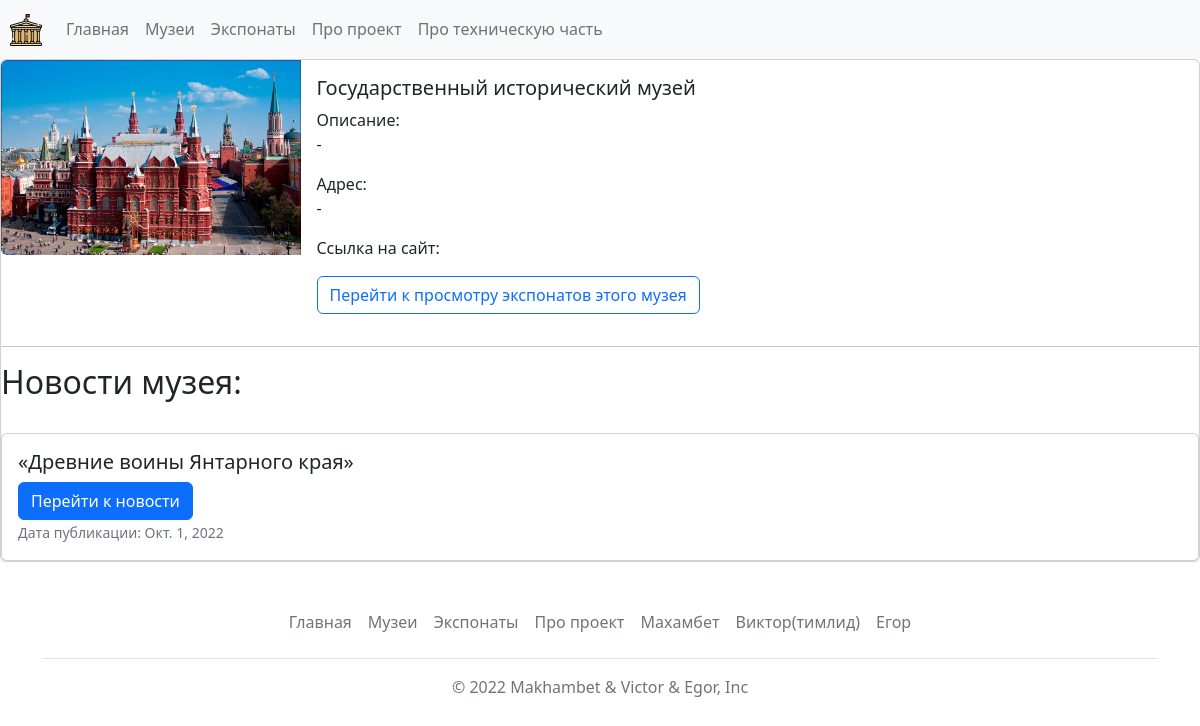
Page /museums/hm-mos-slug/ on the committed database.
### museums/models.py (models this page shows, shortened)
class Museum(BaseModelWithImage):
    address = models.TextField("адрес музея", blank=True)
    city = models.ForeignKey(
        City,
        on_delete=models.CASCADE,
        related_name="museums",
        verbose_name="город, в котором расположен текущий музей",
    )
    class Meta:
        verbose_name = "музей"
        verbose_name_plural = "музеи"

### events/models.py (models this page shows, shortened)
class MuseumEvent(BaseEventModel):
    museum = models.ForeignKey(
        Museum,
        on_delete=models.CASCADE,
        related_name="events",
        verbose_name="музей, в котором происходит это событие",
    )
    date = models.DateField("дата события")
    description = models.TextField("описание события")
    objects = MuseumEventManager()
    class Meta:
        verbose_name = "событие"
        verbose_name_plural = "события"

### museums/views.py (the view)
# urls.py: path("<slug>/", views.MuseumDetailView.as_view(), name="museum_detail"),
class MuseumDetailView(TemplateView):
    template_name = "museum/detail.html"
    def get(self, request, *args, **kwargs):
        museum = get_object_or_404(Museum, slug=kwargs["slug"])
        events = museum.events.order_by("date")
        context = {"museum": museum, "events": events}
        return self.render_to_response(context)

### templates/museum/detail.html
{% extends 'base.html' %}
{% block content %}
<div class="card mb-3">
  <div class="row g-0">
    <div class="col-md-3">
      <img class="img-fluid rounded-start" width="300" height="300" src="{{ museum.image.url }}" alt="Card image cap">
    </div>
    <div class="col-md-9">
      <div class="card-body">
        <h5 class="card-title">{{ museum.name }}</h5>
        <p class="card-text">Описание:<br>{{ museum.description|safe }}</p>
        <p class="card-text">Адрес:<br>{{ museum.address }}</p>
        <p class="card-text">Ссылка на сайт:<br><a href="{{ museum.link }}">{{ museum.link }}</a></p>
        <a href="{% url 'exhibits:exhibit_list' museum.slug %}" role="button" class="btn btn-outline-primary">Перейти к просмотру экспонатов этого музея</a>
      </div>
    </div>
  </div>
  <div>
    <hr>
    <h2>Новости музея:</h2>
    {% for event in events %}
      <br>
      {% include 'events/event_card.html' %}
      {% endfor %}
    </div>
</div>
{% endblock %}

### templates/events/event_card.html
<div class="card">
    <div class="card-body">
      <h5 class="card-title">{{ event.title }}</h5>
      <a href="{% url 'events:event_detail' event.slug %}" class="btn btn-primary">Перейти к новости</a>
      <p class="card-text"><small class="text-muted">Дата публикации: {{ event.date }}</small></p>
    </div>
</div>

### rows in the picture
Museum: image (picture), name "Государственный исторический музей", description "-", address "-"
MuseumEvent: title "«Древние воины Янтарного края»", date "Окт. 1, 2022"
